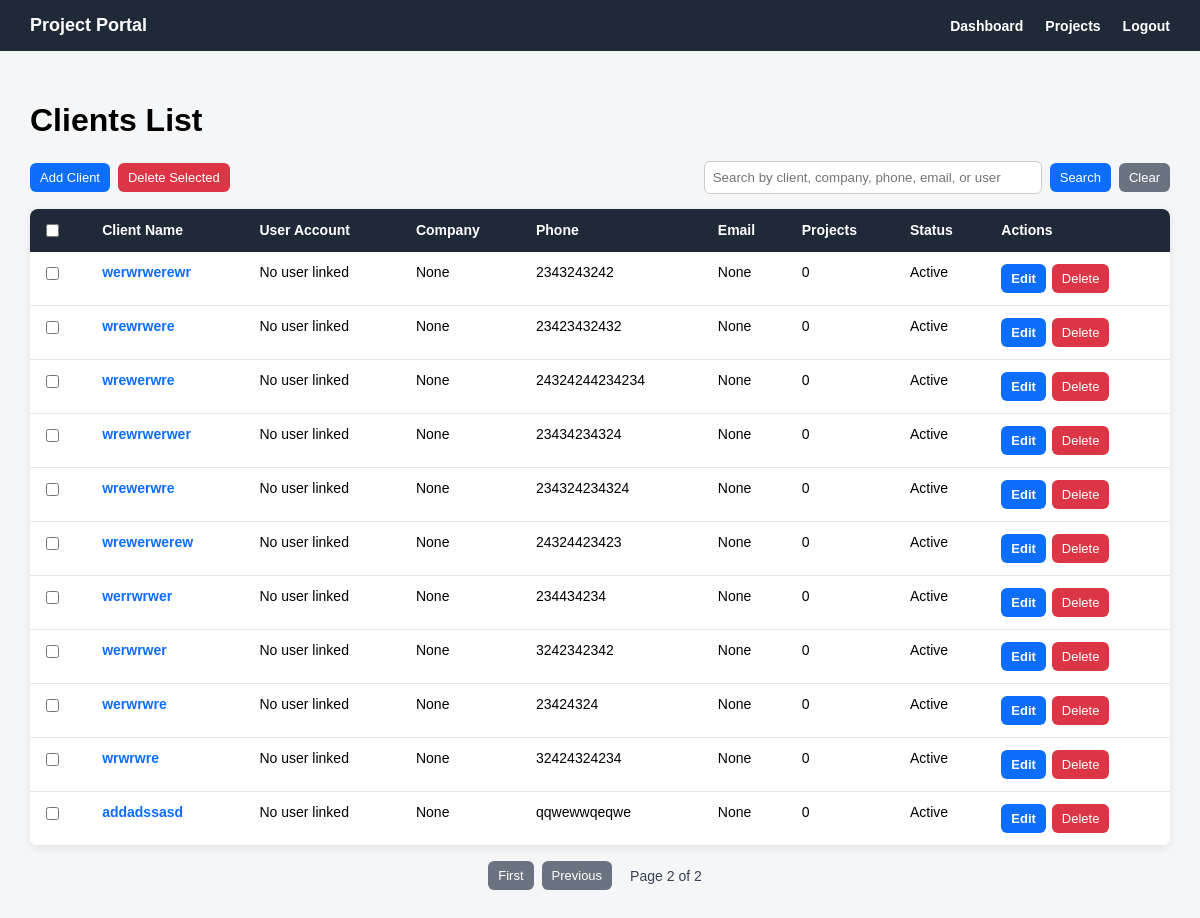
Before: /clients/?page=2 (signed in) with the older database file.
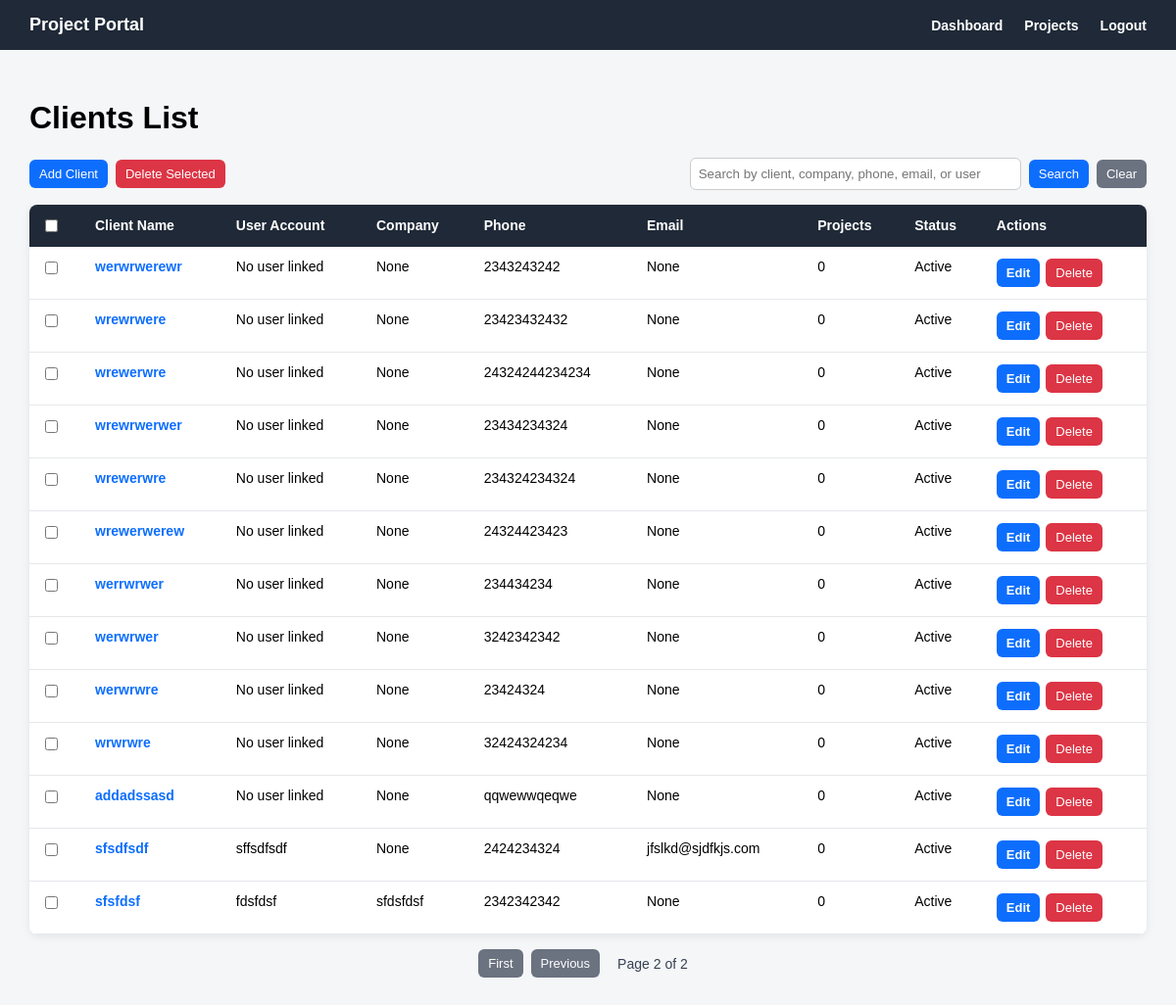
After: the same page with the newer database file.
### clients/models.py (models this page shows, shortened)
class Client(models.Model):
    user = models.OneToOneField(
        settings.AUTH_USER_MODEL,
        on_delete=models.CASCADE,
        related_name='client_profile',
        blank=True,
        null=True
    )
    client_name = models.CharField(max_length=150)
    company_name = models.CharField(max_length=150, blank=True, null=True)
    phone = models.CharField(max_length=30)
    email = models.EmailField(blank=True, null=True)
    address = models.TextField(blank=True, null=True)
    is_active = models.BooleanField(default=True)
    created_at = models.DateTimeField(auto_now_add=True)

### accounts/models.py (models this page shows)
class User(AbstractUser):
    class Role(models.TextChoices):
        ADMIN = 'ADMIN', 'Admin'
        ENGINEER = 'ENGINEER', 'Engineer'
        CLIENT = 'CLIENT', 'Client'
    role = models.CharField(
        max_length=20,
        choices=Role.choices,
        default=Role.CLIENT
    )

### clients/views.py (the view, shortened to what this page needs)
# urls.py: path('', client_list_view, name='client_list'),
@login_required
def client_list_view(request):
    if request.user.role != 'ADMIN':
        clients = Client.objects.none()
    else:
        clients = Client.objects.all()
    search_query = request.GET.get('q')
    paginator = Paginator(clients, 15)
    page_number = request.GET.get('page')
    page_obj = paginator.get_page(page_number)
    return render(request, 'clients/client_list.html', {
        'clients': page_obj,
        'page_obj': page_obj,
        'search_query': search_query,
    })

### templates/clients/client_list.html (shortened to what this page needs)
{% extends 'base.html' %}
{% block content %}
<div class="page-header">
    <h1>Clients List</h1>
</div>
{% if clients %}
    {% if request.user.role == 'ADMIN' %}
        <div class="top-actions-row">
            <div style="display: flex; gap: 8px; align-items: center;">
                <a href="{% url 'clients:client_add' %}" class="btn btn-primary">
                    Add Client
                </a>
                <button type="submit" form="bulkDeleteClientsForm" class="btn btn-danger">
                    Delete Selected
                </button>
            </div>
            <div class="search-box">
                <input type="text"
                       id="clientSearchInput"
                       value="{{ search_query|default:'' }}"
                       placeholder="Search by client, company, phone, email, or user"
                       onkeydown="if(event.key === 'Enter'){ event.preventDefault(); searchClients(); }">
                <button type="button" class="btn btn-primary" onclick="searchClients()">
                    Search
                </button>
                <a href="{% url 'clients:client_list' %}" class="btn btn-secondary">
                    Clear
                </a>
            </div>
        </div>
    {% endif %}
    <table class="clients-table">
        <tr>
            {% if request.user.role == 'ADMIN' %}
                <th>
                    <input type="checkbox" onclick="toggleClientCheckboxes(this)">
                </th>
            {% endif %}
            <th>Client Name</th>
            <th>User Account</th>
            <th>Company</th>
            <th>Phone</th>
            <th>Email</th>
            <th>Projects</th>
            <th>Status</th>
            {% if request.user.role == 'ADMIN' %}
                <th>Actions</th>
            {% endif %}
        </tr>
        {% for client in clients %}
            <tr>
                {% if request.user.role == 'ADMIN' %}
                    <td>
                        <input type="checkbox"
                               name="selected_clients"
                               value="{{ client.pk }}"
                               form="bulkDeleteClientsForm">
                    </td>
                {% endif %}
                <td>
                    <a href="{% url 'clients:client_detail' client.pk %}">
                        {{ client.client_name }}
                    </a>
                </td>
                <td>
                    {% if client.user %}
                        {{ client.user.username }}
                    {% else %}
                        No user linked
                    {% endif %}
                </td>
                <td>{{ client.company_name }}</td>
                <td>{{ client.phone }}</td>
                <td>{{ client.email }}</td>
                <td>{{ client.projects.count }}</td>
                <td>
                    {% if client.is_active %}
                        Active
                    {% else %}
                        Inactive
                    {% endif %}
                </td>
                {% if request.user.role == 'ADMIN' %}
                    <td>
                        <div class="table-actions">
                            <a href="{% url 'clients:client_edit' client.pk %}" class="btn btn-primary">
                                Edit
                            </a>
                            <form method="post"
                                  action="{% url 'clients:client_delete' client.pk %}"
                                  style="margin: 0;"
                                  onsubmit="return confirm('Are you sure you want to delete this client? This may affect related projects linked to this client.');">
                                <button type="submit" class="btn btn-danger">
                                    Delete
                                </button>
                            </form>
                        </div>
                    </td>
                {% endif %}
            </tr>
        {% endfor %}
    </table>
    {% if page_obj.has_other_pages %}
        <div class="pagination">
            {% if page_obj.has_previous %}
                <a class="btn btn-secondary"
                   href="?page=1{% if search_query %}&q={{ search_query }}{% endif %}">
                    First
                </a>
                <a class="btn btn-secondary"
                   href="?page={{ page_obj.previous_page_number }}{% if search_query %}&q={{ search_query }}{% endif %}">
                    Previous
                </a>
            {% endif %}
            <span>
                Page {{ page_obj.number }} of {{ page_obj.paginator.num_pages }}
            </span>
        </div>
    {% endif %}
{% endif %}
{% endblock %}

### templates/base.html (shortened to what this page needs)
<!DOCTYPE html>
<html>
<head>
</head>
<body>
    <div class="navbar">
        <div class="brand">
            Project Portal
        </div>
        <div class="nav-links">
            {% if request.user.is_authenticated %}
                <a href="{% url 'accounts:dashboard' %}">Dashboard</a>
                <a href="{% url 'projects:project_list' %}">Projects</a>
                <form class="logout-form" method="post" action="{% url 'accounts:logout' %}">
                    <button class="logout-button" type="submit">Logout</button>
                </form>
            {% endif %}
        </div>
    </div>
    <div class="content">
        {% block content %}
        {% endblock %}
    </div>
</body>
</html>

### templates/base.html (style rules this page uses)
body { margin: 0; font-family: Arial, sans-serif; background: #f4f6f8; }
.navbar { background: #1f2937; color: white; padding: 15px 30px; display: flex; justify-content: space-between; align-items: center; }
.brand { font-size: 18px; font-weight: bold; }
.nav-links { display: flex; align-items: center; gap: 22px; }
.nav-links a { color: white; text-decoration: none; font-weight: bold; font-size: 14px; }
.content { padding: 30px; }
.logout-form { display: inline; margin: 0; }
.logout-button { background: none; border: none; color: white; font-weight: bold; cursor: pointer; font-size: 14px; padding: 0; }

### templates/clients/client_list.html (style rules this page uses)
.page-header { margin-bottom: 20px; }
.clients-table { width: 100%; border-collapse: collapse; background: white; border-radius: 8px; overflow: hidden; box-shadow: 0 2px 8px rgba(0, 0, 0, 0.08); }
.clients-table th { background: #1f2937; color: white; text-align: left; padding: 12px; font-size: 14px; }
.clients-table td { padding: 12px; border-bottom: 1px solid #e5e7eb; vertical-align: top; font-size: 14px; }
.clients-table a { color: #0d6efd; font-weight: bold; text-decoration: none; }
.btn { display: inline-block; border: none; padding: 7px 10px; border-radius: 6px; cursor: pointer; text-decoration: none; font-size: 13px; }
.btn-primary { background: #0d6efd; color: white !important; }
.btn-danger { background: #dc3545; color: white !important; }
.btn-secondary { background: #6b7280; color: white !important; }
.table-actions { display: flex; gap: 6px; align-items: center; }
.top-actions-row { display: flex; justify-content: space-between; align-items: center; margin-bottom: 15px; gap: 15px; }
.search-box { display: flex; gap: 8px; align-items: center; }
.search-box input { padding: 8px; width: 320px; border: 1px solid #ccc; border-radius: 6px; }
.pagination { margin-top: 15px; display: flex; justify-content: center; align-items: center; gap: 8px; flex-wrap: wrap; }
.pagination span { font-size: 14px; color: #374151; padding: 7px 10px; }

Changed rows visible on the page:
added Client: client_name "sfsdfsdf", user.username "sffsdfsdf", company_name "None", phone "2424234324", email "jfslkd@sjdfkjs.com", projects.count "0", is_active "Active"
added Client: client_name "sfsfdsf", user.username "fdsfdsf", company_name "sfdsfdsf", phone "2342342342", email "None", projects.count "0", is_active "Active"
